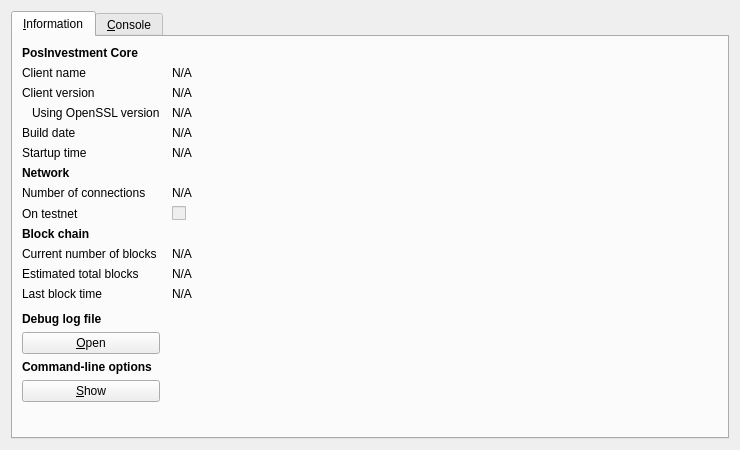
<?xml version="1.0" encoding="UTF-8"?>
<ui version="4.0">
 <class>RPCConsole</class>
 <widget class="QDialog" name="RPCConsole">
  <property name="geometry">
   <rect>
    <x>0</x>
    <y>0</y>
    <width>740</width>
    <height>450</height>
   </rect>
  </property>
  <property name="windowTitle">
   <string>PosInvestment - Debug window</string>
  </property>
  <layout class="QVBoxLayout" name="verticalLayout_2">
   <item>
    <widget class="QTabWidget" name="tabWidget">
     <property name="currentIndex">
      <number>0</number>
     </property>
     <widget class="QWidget" name="tab_info">
      <attribute name="title">
       <string>&amp;Information</string>
      </attribute>
      <layout class="QGridLayout" name="gridLayout" columnstretch="0,1">
       <property name="horizontalSpacing">
        <number>12</number>
       </property>
       <item row="0" column="0">
        <widget class="QLabel" name="label_9">
         <property name="font">
          <font>
           <weight>75</weight>
           <bold>true</bold>
          </font>
         </property>
         <property name="text">
          <string>PosInvestment Core</string>
         </property>
        </widget>
       </item>
       <item row="1" column="0">
        <widget class="QLabel" name="label_5">
         <property name="text">
          <string>Client name</string>
         </property>
        </widget>
       </item>
       <item row="1" column="1">
        <widget class="QLabel" name="clientName">
         <property name="cursor">
          <cursorShape>IBeamCursor</cursorShape>
         </property>
         <property name="text">
          <string>N/A</string>
         </property>
         <property name="textFormat">
          <enum>Qt::PlainText</enum>
         </property>
         <property name="textInteractionFlags">
          <set>Qt::LinksAccessibleByMouse|Qt::TextSelectableByKeyboard|Qt::TextSelectableByMouse</set>
         </property>
        </widget>
       </item>
       <item row="2" column="0">
        <widget class="QLabel" name="label_6">
         <property name="text">
          <string>Client version</string>
         </property>
        </widget>
       </item>
       <item row="2" column="1">
        <widget class="QLabel" name="clientVersion">
         <property name="cursor">
          <cursorShape>IBeamCursor</cursorShape>
         </property>
         <property name="text">
          <string>N/A</string>
         </property>
         <property name="textFormat">
          <enum>Qt::PlainText</enum>
         </property>
         <property name="textInteractionFlags">
          <set>Qt::LinksAccessibleByMouse|Qt::TextSelectableByKeyboard|Qt::TextSelectableByMouse</set>
         </property>
        </widget>
       </item>
       <item row="3" column="0">
        <widget class="QLabel" name="label_14">
         <property name="text">
          <string>Using OpenSSL version</string>
         </property>
         <property name="indent">
          <number>10</number>
         </property>
        </widget>
       </item>
       <item row="3" column="1">
        <widget class="QLabel" name="openSSLVersion">
         <property name="cursor">
          <cursorShape>IBeamCursor</cursorShape>
         </property>
         <property name="text">
          <string>N/A</string>
         </property>
         <property name="textFormat">
          <enum>Qt::PlainText</enum>
         </property>
         <property name="textInteractionFlags">
          <set>Qt::LinksAccessibleByMouse|Qt::TextSelectableByKeyboard|Qt::TextSelectableByMouse</set>
         </property>
        </widget>
       </item>
       <item row="4" column="0">
        <widget class="QLabel" name="label_12">
         <property name="text">
          <string>Build date</string>
         </property>
        </widget>
       </item>
       <item row="4" column="1">
        <widget class="QLabel" name="buildDate">
         <property name="cursor">
          <cursorShape>IBeamCursor</cursorShape>
         </property>
         <property name="text">
          <string>N/A</string>
         </property>
         <property name="textFormat">
          <enum>Qt::PlainText</enum>
         </property>
         <property name="textInteractionFlags">
          <set>Qt::LinksAccessibleByMouse|Qt::TextSelectableByKeyboard|Qt::TextSelectableByMouse</set>
         </property>
        </widget>
       </item>
       <item row="5" column="0">
        <widget class="QLabel" name="label_13">
         <property name="text">
          <string>Startup time</string>
         </property>
        </widget>
       </item>
       <item row="5" column="1">
        <widget class="QLabel" name="startupTime">
         <property name="cursor">
          <cursorShape>IBeamCursor</cursorShape>
         </property>
         <property name="text">
          <string>N/A</string>
         </property>
         <property name="textFormat">
          <enum>Qt::PlainText</enum>
         </property>
         <property name="textInteractionFlags">
          <set>Qt::LinksAccessibleByMouse|Qt::TextSelectableByKeyboard|Qt::TextSelectableByMouse</set>
         </property>
        </widget>
       </item>
       <item row="6" column="0">
        <widget class="QLabel" name="label_11">
         <property name="font">
          <font>
           <weight>75</weight>
           <bold>true</bold>
          </font>
         </property>
         <property name="text">
          <string>Network</string>
         </property>
        </widget>
       </item>
       <item row="7" column="0">
        <widget class="QLabel" name="label_7">
         <property name="text">
          <string>Number of connections</string>
         </property>
        </widget>
       </item>
       <item row="7" column="1">
        <widget class="QLabel" name="numberOfConnections">
         <property name="cursor">
          <cursorShape>IBeamCursor</cursorShape>
         </property>
         <property name="text">
          <string>N/A</string>
         </property>
         <property name="textFormat">
          <enum>Qt::PlainText</enum>
         </property>
         <property name="textInteractionFlags">
          <set>Qt::LinksAccessibleByMouse|Qt::TextSelectableByKeyboard|Qt::TextSelectableByMouse</set>
         </property>
        </widget>
       </item>
       <item row="8" column="0">
        <widget class="QLabel" name="label_8">
         <property name="text">
          <string>On testnet</string>
         </property>
        </widget>
       </item>
       <item row="8" column="1">
        <widget class="QCheckBox" name="isTestNet">
         <property name="enabled">
          <bool>false</bool>
         </property>
         <property name="text">
          <string/>
         </property>
        </widget>
       </item>
       <item row="9" column="0">
        <widget class="QLabel" name="label_10">
         <property name="font">
          <font>
           <weight>75</weight>
           <bold>true</bold>
          </font>
         </property>
         <property name="text">
          <string>Block chain</string>
         </property>
        </widget>
       </item>
       <item row="10" column="0">
        <widget class="QLabel" name="label_3">
         <property name="text">
          <string>Current number of blocks</string>
         </property>
        </widget>
       </item>
       <item row="10" column="1">
        <widget class="QLabel" name="numberOfBlocks">
         <property name="cursor">
          <cursorShape>IBeamCursor</cursorShape>
         </property>
         <property name="text">
          <string>N/A</string>
         </property>
         <property name="textFormat">
          <enum>Qt::PlainText</enum>
         </property>
         <property name="textInteractionFlags">
          <set>Qt::LinksAccessibleByMouse|Qt::TextSelectableByKeyboard|Qt::TextSelectableByMouse</set>
         </property>
        </widget>
       </item>
       <item row="11" column="0">
        <widget class="QLabel" name="label_4">
         <property name="text">
          <string>Estimated total blocks</string>
         </property>
        </widget>
       </item>
       <item row="11" column="1">
        <widget class="QLabel" name="totalBlocks">
         <property name="cursor">
          <cursorShape>IBeamCursor</cursorShape>
         </property>
         <property name="text">
          <string>N/A</string>
         </property>
         <property name="textFormat">
          <enum>Qt::PlainText</enum>
         </property>
         <property name="textInteractionFlags">
          <set>Qt::LinksAccessibleByMouse|Qt::TextSelectableByKeyboard|Qt::TextSelectableByMouse</set>
         </property>
        </widget>
       </item>
       <item row="12" column="0">
        <widget class="QLabel" name="label_2">
         <property name="text">
          <string>Last block time</string>
         </property>
        </widget>
       </item>
       <item row="12" column="1">
        <widget class="QLabel" name="lastBlockTime">
         <property name="cursor">
          <cursorShape>IBeamCursor</cursorShape>
         </property>
         <property name="text">
          <string>N/A</string>
         </property>
         <property name="textFormat">
          <enum>Qt::PlainText</enum>
         </property>
         <property name="textInteractionFlags">
          <set>Qt::LinksAccessibleByMouse|Qt::TextSelectableByKeyboard|Qt::TextSelectableByMouse</set>
         </property>
        </widget>
       </item>
       <item row="13" column="0">
        <spacer name="verticalSpacer_2">
         <property name="orientation">
          <enum>Qt::Vertical</enum>
         </property>
         <property name="sizeHint" stdset="0">
          <size>
           <width>20</width>
           <height>20</height>
          </size>
         </property>
        </spacer>
       </item>
       <item row="14" column="0">
        <widget class="QLabel" name="labelDebugLogfile">
         <property name="font">
          <font>
           <weight>75</weight>
           <bold>true</bold>
          </font>
         </property>
         <property name="text">
          <string>Debug log file</string>
         </property>
        </widget>
       </item>
       <item row="15" column="0">
        <widget class="QPushButton" name="openDebugLogfileButton">
         <property name="toolTip">
          <string>Open the PosInvestment debug log file from the current data directory. This can take a few seconds for large log files.</string>
         </property>
         <property name="text">
          <string>&amp;Open</string>
         </property>
         <property name="autoDefault">
          <bool>false</bool>
         </property>
        </widget>
       </item>
       <item row="16" column="0">
        <widget class="QLabel" name="labelCLOptions">
         <property name="font">
          <font>
           <weight>75</weight>
           <bold>true</bold>
          </font>
         </property>
         <property name="text">
          <string>Command-line options</string>
         </property>
        </widget>
       </item>
       <item row="17" column="0">
        <widget class="QPushButton" name="showCLOptionsButton">
         <property name="toolTip">
          <string>Show the PosInvestment-qt help message to get a list with possible PosInvestment command-line options.</string>
         </property>
         <property name="text">
          <string>&amp;Show</string>
         </property>
         <property name="autoDefault">
          <bool>false</bool>
         </property>
        </widget>
       </item>
       <item row="18" column="0">
        <spacer name="verticalSpacer">
         <property name="orientation">
          <enum>Qt::Vertical</enum>
         </property>
         <property name="sizeHint" stdset="0">
          <size>
           <width>20</width>
           <height>40</height>
          </size>
         </property>
        </spacer>
       </item>
      </layout>
     </widget>
     <widget class="QWidget" name="tab_console">
      <attribute name="title">
       <string>&amp;Console</string>
      </attribute>
      <layout class="QVBoxLayout" name="verticalLayout_3">
       <property name="spacing">
        <number>3</number>
       </property>
       <item>
        <widget class="QTextEdit" name="messagesWidget">
         <property name="minimumSize">
          <size>
           <width>0</width>
           <height>100</height>
          </size>
         </property>
         <property name="readOnly">
          <bool>true</bool>
         </property>
         <property name="tabKeyNavigation" stdset="0">
          <bool>false</bool>
         </property>
         <property name="columnCount" stdset="0">
          <number>2</number>
         </property>
        </widget>
       </item>
       <item>
        <layout class="QHBoxLayout" name="horizontalLayout">
         <property name="spacing">
          <number>3</number>
         </property>
         <item>
          <widget class="QLabel" name="label">
           <property name="text">
            <string notr="true">&gt;</string>
           </property>
          </widget>
         </item>
         <item>
          <widget class="QLineEdit" name="lineEdit"/>
         </item>
         <item>
          <widget class="QPushButton" name="clearButton">
           <property name="maximumSize">
            <size>
             <width>24</width>
             <height>24</height>
            </size>
           </property>
           <property name="toolTip">
            <string>Clear console</string>
           </property>
           <property name="text">
            <string/>
           </property>
           <property name="icon">
            <iconset resource="../bitcoin.qrc">
             <normaloff>:/icons/remove</normaloff>:/icons/remove</iconset>
           </property>
           <property name="shortcut">
            <string notr="true">Ctrl+L</string>
           </property>
           <property name="autoDefault">
            <bool>false</bool>
           </property>
          </widget>
         </item>
        </layout>
       </item>
      </layout>
     </widget>
    </widget>
   </item>
  </layout>
 </widget>
 <resources>
  <include location="../bitcoin.qrc"/>
 </resources>
 <connections/>
</ui>
